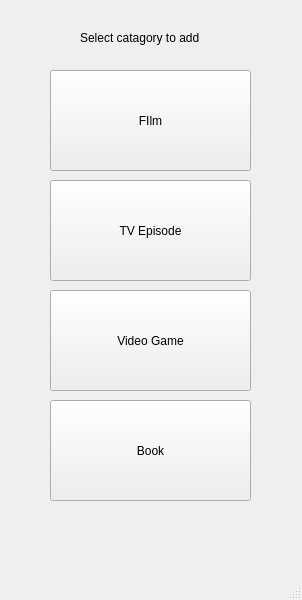
<?xml version="1.0" encoding="UTF-8"?>
<ui version="4.0">
 <class>newEntry</class>
 <widget class="QMainWindow" name="newEntry">
  <property name="geometry">
   <rect>
    <x>0</x>
    <y>0</y>
    <width>302</width>
    <height>600</height>
   </rect>
  </property>
  <property name="windowTitle">
   <string>MainWindow</string>
  </property>
  <widget class="QWidget" name="centralwidget">
   <widget class="QPushButton" name="addBook">
    <property name="geometry">
     <rect>
      <x>50</x>
      <y>400</y>
      <width>201</width>
      <height>101</height>
     </rect>
    </property>
    <property name="text">
     <string>Book</string>
    </property>
   </widget>
   <widget class="QPushButton" name="addFilm">
    <property name="geometry">
     <rect>
      <x>50</x>
      <y>70</y>
      <width>201</width>
      <height>101</height>
     </rect>
    </property>
    <property name="text">
     <string>FIlm</string>
    </property>
   </widget>
   <widget class="QPushButton" name="addTVEpisode">
    <property name="geometry">
     <rect>
      <x>50</x>
      <y>180</y>
      <width>201</width>
      <height>101</height>
     </rect>
    </property>
    <property name="text">
     <string>TV Episode</string>
    </property>
   </widget>
   <widget class="QPushButton" name="addVideoGame">
    <property name="geometry">
     <rect>
      <x>50</x>
      <y>290</y>
      <width>201</width>
      <height>101</height>
     </rect>
    </property>
    <property name="text">
     <string>Video Game</string>
    </property>
   </widget>
   <widget class="QLabel" name="label">
    <property name="geometry">
     <rect>
      <x>80</x>
      <y>30</y>
      <width>141</width>
      <height>16</height>
     </rect>
    </property>
    <property name="text">
     <string>Select catagory to add</string>
    </property>
   </widget>
  </widget>
  <widget class="QMenuBar" name="menubar">
   <property name="geometry">
    <rect>
     <x>0</x>
     <y>0</y>
     <width>302</width>
     <height>24</height>
    </rect>
   </property>
  </widget>
  <widget class="QStatusBar" name="statusbar"/>
 </widget>
 <resources/>
 <connections/>
</ui>
